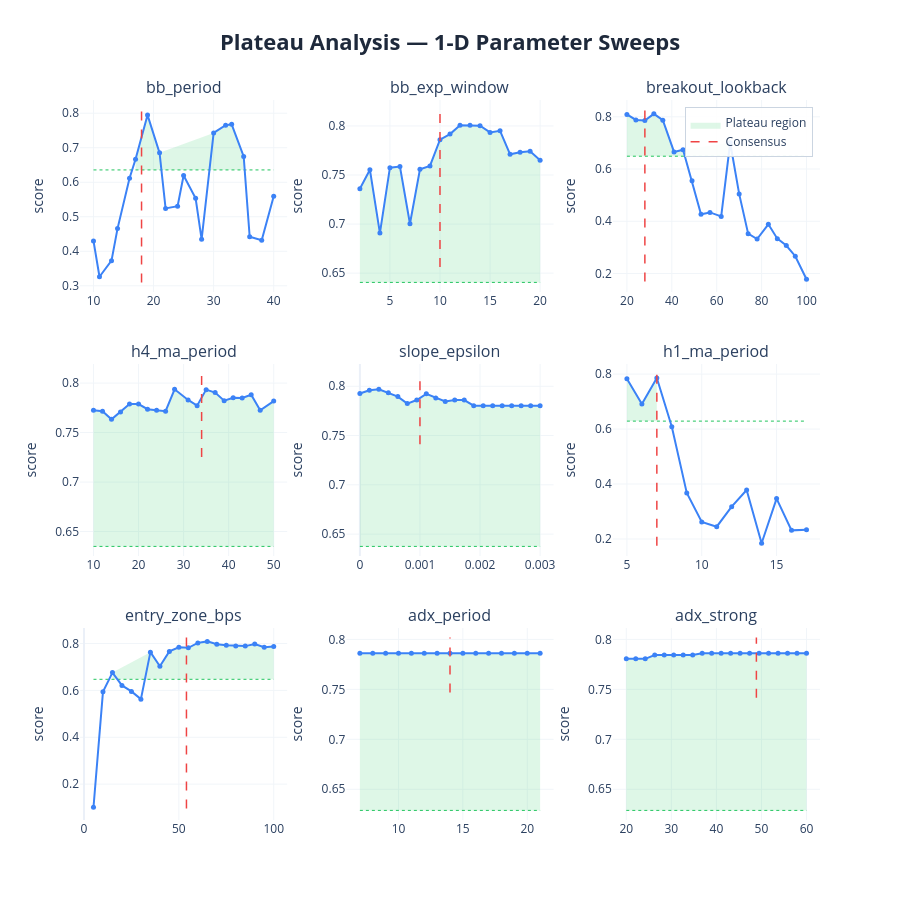

Notebook cell for this chart:
### Markdown cell above
### 1-D sweep charts:
| Element | Meaning | Good | Bad |
|---------|---------|------|-----|
| **Blue curve** | Composite score at each value of the parameter, with all others held at consensus | Flat-topped curve — performance is insensitive to the exact value | Narrow spike — optimizer latched onto one specific value, everything nearby is worse |
| **Red dashed line** | Where the consensus value sits | On the flat top of the curve | On a steep slope or at the edge of a cliff |
| **Green dashed line** | Cutoff at 80% of peak score — the boundary between plateau and non-plateau | Blue curve stays above this line across most of the range | Blue curve dips below it quickly either side of the peak |
| **Green shading** | Plateau region — all values where the score stays within 20% of the peak | Wide green band spanning most of the range (robust) | Thin sliver or no shading at all (fragile/overfit) |

### Code cell
# ── visual sweep curves ───────────────────────────────────────────────────
plot_plateau_analysis(
    sweep_results    = sweep_results,
    consensus_params = results['consensus_params'],
    param_defs       = PARAM_DEFS,
    fixed_params     = FIXED_PARAMS,
    threshold        = 0.20,
    show             = False,
    save_html        = None,
)

### Figure 1 — Plotly figure (JSON) as saved in the notebook; plotly's stock layout.template omitted (floating-point values rounded to 4 significant figures)
{"data": [{"fill": "toself", "fillcolor": "rgba(34, 197, 94, 0.15)", "hoverinfo": "skip", "line": {"color": "rgba(0,0,0,0)"}, "name": "Plateau region", "showlegend": true, "type": "scatter", "x": [17, 19, 21, 30, 32, 33, 35, 35, 33, 32, 30, 21, 19, 17], "xaxis": "x", "y": [0.6669, 0.7946, 0.6852, 0.7429, 0.7652, 0.7677, 0.6748, 0.6357, 0.6357, 0.6357, 0.6357, 0.6357, 0.6357, 0.6357], "yaxis": "y"}, {"hoverinfo": "skip", "line": {"color": "#22c55e", "dash": "dot", "width": 1}, "mode": "lines", "showlegend": false, "type": "scatter", "x": [10, 40], "xaxis": "x", "y": [0.6357, 0.6357], "yaxis": "y"}, {"hovertemplate": "<b>bb_period</b><br>Value: %{x:.4g}<br>Score: %{y:.4f}<br><extra></extra>", "line": {"color": "#3b82f6", "width": 2}, "marker": {"size": 5}, "mode": "lines+markers", "name": "bb_period", "showlegend": false, "type": "scatter", "x": [10, 11, 13, 14, 16, 17, 19, 21, 22, 24, 25, 27, 28, 30, 32, 33, 35, 36, 38, 40], "xaxis": "x", "y": [0.43, 0.3261, 0.3728, 0.4657, 0.6117, 0.6669, 0.7946, 0.6852, 0.5242, 0.5304, 0.6195, 0.5534, 0.4346, 0.7429, 0.7652, 0.7677, 0.6748, 0.4419, 0.4321, 0.5592], "yaxis": "y"}, {"hoverinfo": "skip", "line": {"color": "#ef4444", "dash": "dash", "width": 1.5}, "mode": "lines", "name": "Consensus", "showlegend": true, "type": "scatter", "x": [18, 18], "xaxis": "x", "y": [0.3098, 0.8105], "yaxis": "y"}, {"fill": "toself", "fillcolor": "rgba(34, 197, 94, 0.15)", "hoverinfo": "skip", "line": {"color": "rgba(0,0,0,0)"}, "name": "Plateau region", "showlegend": false, "type": "scatter", "x": [2, 3, 4, 5, 6, 7, 8, 9, 10, 11, 12, 13, 14, 15, 16, 17, 18, 19, 20, 20, 19, 18, 17, 16, 15, 14, 13, 12, 11, 10, 9, 8, 7, 6, 5, 4, 3, 2], "xaxis": "x2", "y": [0.7361, 0.7554, 0.6908, 0.7575, 0.7586, 0.7003, 0.7559, 0.7593, 0.7861, 0.7917, 0.8007, 0.8007, 0.8003, 0.7934, 0.7951, 0.7711, 0.7731, 0.7741, 0.7649, 0.6405, 0.6405, 0.6405, 0.6405, 0.6405, 0.6405, 0.6405, 0.6405, 0.6405, 0.6405, 0.6405, 0.6405, 0.6405, 0.6405, 0.6405, 0.6405, 0.6405, 0.6405, 0.6405], "yaxis": "y2"}, {"hoverinfo": "skip", "line": {"color": "#22c55e", "dash": "dot", "width": 1}, "mode": "lines", "showlegend": false, "type": "scatter", "x": [2, 20], "xaxis": "x2", "y": [0.6405, 0.6405], "yaxis": "y2"}, {"hovertemplate": "<b>bb_exp_window</b><br>Value: %{x:.4g}<br>Score: %{y:.4f}<br><extra></extra>", "line": {"color": "#3b82f6", "width": 2}, "marker": {"size": 5}, "mode": "lines+markers", "name": "bb_exp_window", "showlegend": false, "type": "scatter", "x": [2, 3, 4, 5, 6, 7, 8, 9, 10, 11, 12, 13, 14, 15, 16, 17, 18, 19, 20], "xaxis": "x2", "y": [0.7361, 0.7554, 0.6908, 0.7575, 0.7586, 0.7003, 0.7559, 0.7593, 0.7861, 0.7917, 0.8007, 0.8007, 0.8003, 0.7934, 0.7951, 0.7711, 0.7731, 0.7741, 0.7649], "yaxis": "y2"}, {"hoverinfo": "skip", "line": {"color": "#ef4444", "dash": "dash", "width": 1.5}, "mode": "lines", "name": "Consensus", "showlegend": false, "type": "scatter", "x": [10, 10], "xaxis": "x2", "y": [0.6563, 0.8167], "yaxis": "y2"}, {"fill": "toself", "fillcolor": "rgba(34, 197, 94, 0.15)", "hoverinfo": "skip", "line": {"color": "rgba(0,0,0,0)"}, "name": "Plateau region", "showlegend": false, "type": "scatter", "x": [20, 24, 28, 32, 36, 41, 45, 66, 66, 45, 41, 36, 32, 28, 24, 20], "xaxis": "x3", "y": [0.8091, 0.7881, 0.7861, 0.8113, 0.7872, 0.6654, 0.6741, 0.7007, 0.6491, 0.6491, 0.6491, 0.6491, 0.6491, 0.6491, 0.6491, 0.6491], "yaxis": "y3"}, {"hoverinfo": "skip", "line": {"color": "#22c55e", "dash": "dot", "width": 1}, "mode": "lines", "showlegend": false, "type": "scatter", "x": [20, 100], "xaxis": "x3", "y": [0.6491, 0.6491], "yaxis": "y3"}, {"hovertemplate": "<b>breakout_lookback</b><br>Value: %{x:.4g}<br>Score: %{y:.4f}<br><extra></extra>", "line": {"color": "#3b82f6", "width": 2}, "marker": {"size": 5}, "mode": "lines+markers", "name": "breakout_lookback", "showlegend": false, "type": "scatter", "x": [20, 24, 28, 32, 36, 41, 45, 49, 53, 57, 62, 66, 70, 74, 78, 83, 87, 91, 95, 100], "xaxis": "x3", "y": [0.8091, 0.7881, 0.7861, 0.8113, 0.7872, 0.6654, 0.6741, 0.5553, 0.4267, 0.4338, 0.4184, 0.7007, 0.5048, 0.3525, 0.3321, 0.3882, 0.3333, 0.307, 0.2661, 0.1778], "yaxis": "y3"}, {"hoverinfo": "skip", "line": {"color": "#ef4444", "dash": "dash", "width": 1.5}, "mode": "lines", "name": "Consensus", "showlegend": false, "type": "scatter", "x": [28, 28], "xaxis": "x3", "y": [0.1689, 0.8276], "yaxis": "y3"}, {"fill": "toself", "fillcolor": "rgba(34, 197, 94, 0.15)", "hoverinfo": "skip", "line": {"color": "rgba(0,0,0,0)"}, "name": "Plateau region", "showlegend": false, "type": "scatter", "x": [10, 12, 14, 16, 18, 20, 22, 24, 26, 28, 31, 33, 35, 37, 39, 41, 43, 45, 47, 50, 50, 47, 45, 43, 41, 39, 37, 35, 33, 31, 28, 26, 24, 22, 20, 18, 16, 14, 12, 10], "xaxis": "x4", "y": [0.7726, 0.7715, 0.7634, 0.7708, 0.7788, 0.7788, 0.7736, 0.7726, 0.7716, 0.7937, 0.7829, 0.7772, 0.7934, 0.7904, 0.7822, 0.7852, 0.7849, 0.7882, 0.7724, 0.7818, 0.635, 0.635, 0.635, 0.635, 0.635, 0.635, 0.635, 0.635, 0.635, 0.635, 0.635, 0.635, 0.635, 0.635, 0.635, 0.635, 0.635, 0.635, 0.635, 0.635], "yaxis": "y4"}, {"hoverinfo": "skip", "line": {"color": "#22c55e", "dash": "dot", "width": 1}, "mode": "lines", "showlegend": false, "type": "scatter", "x": [10, 50], "xaxis": "x4", "y": [0.635, 0.635], "yaxis": "y4"}, {"hovertemplate": "<b>h4_ma_period</b><br>Value: %{x:.4g}<br>Score: %{y:.4f}<br><extra></extra>", "line": {"color": "#3b82f6", "width": 2}, "marker": {"size": 5}, "mode": "lines+markers", "name": "h4_ma_period", "showlegend": false, "type": "scatter", "x": [10, 12, 14, 16, 18, 20, 22, 24, 26, 28, 31, 33, 35, 37, 39, 41, 43, 45, 47, 50], "xaxis": "x4", "y": [0.7726, 0.7715, 0.7634, 0.7708, 0.7788, 0.7788, 0.7736, 0.7726, 0.7716, 0.7937, 0.7829, 0.7772, 0.7934, 0.7904, 0.7822, 0.7852, 0.7849, 0.7882, 0.7724, 0.7818], "yaxis": "y4"}, {"hoverinfo": "skip", "line": {"color": "#ef4444", "dash": "dash", "width": 1.5}, "mode": "lines", "name": "Consensus", "showlegend": false, "type": "scatter", "x": [34, 34], "xaxis": "x4", "y": [0.7252, 0.8096], "yaxis": "y4"}, {"fill": "toself", "fillcolor": "rgba(34, 197, 94, 0.15)", "hoverinfo": "skip", "line": {"color": "rgba(0,0,0,0)"}, "name": "Plateau region", "showlegend": false, "type": "scatter", "x": [0.0, 0.0001579, 0.0003158, 0.0004737, 0.0006316, 0.0007895, 0.0009474, 0.001105, 0.001263, 0.001421, 0.001579, 0.001737, 0.001895, 0.002053, 0.002211, 0.002368, 0.002526, 0.002684, 0.002842, 0.003, 0.003, 0.002842, 0.002684, 0.002526, 0.002368, 0.002211, 0.002053, 0.001895, 0.001737, 0.001579, 0.001421, 0.001263, 0.001105, 0.0009474, 0.0007895, 0.0006316, 0.0004737, 0.0003158, 0.0001579, 0.0], "xaxis": "x5", "y": [0.7927, 0.7959, 0.7969, 0.7935, 0.7895, 0.7824, 0.7861, 0.7923, 0.7882, 0.7847, 0.786, 0.786, 0.7803, 0.7803, 0.7803, 0.7803, 0.7803, 0.7803, 0.7803, 0.7803, 0.6375, 0.6375, 0.6375, 0.6375, 0.6375, 0.6375, 0.6375, 0.6375, 0.6375, 0.6375, 0.6375, 0.6375, 0.6375, 0.6375, 0.6375, 0.6375, 0.6375, 0.6375, 0.6375, 0.6375], "yaxis": "y5"}, {"hoverinfo": "skip", "line": {"color": "#22c55e", "dash": "dot", "width": 1}, "mode": "lines", "showlegend": false, "type": "scatter", "x": [0, 0.003], "xaxis": "x5", "y": [0.6375, 0.6375], "yaxis": "y5"}, {"hovertemplate": "<b>slope_epsilon</b><br>Value: %{x:.4g}<br>Score: %{y:.4f}<br><extra></extra>", "line": {"color": "#3b82f6", "width": 2}, "marker": {"size": 5}, "mode": "lines+markers", "name": "slope_epsilon", "showlegend": false, "type": "scatter", "x": [0.0, 0.0001579, 0.0003158, 0.0004737, 0.0006316, 0.0007895, 0.0009474, 0.001105, 0.001263, 0.001421, 0.001579, 0.001737, 0.001895, 0.002053, 0.002211, 0.002368, 0.002526, 0.002684, 0.002842, 0.003], "xaxis": "x5", "y": [0.7927, 0.7959, 0.7969, 0.7935, 0.7895, 0.7824, 0.7861, 0.7923, 0.7882, 0.7847, 0.786, 0.786, 0.7803, 0.7803, 0.7803, 0.7803, 0.7803, 0.7803, 0.7803, 0.7803], "yaxis": "y5"}, {"hoverinfo": "skip", "line": {"color": "#ef4444", "dash": "dash", "width": 1.5}, "mode": "lines", "name": "Consensus", "showlegend": false, "type": "scatter", "x": [0.001, 0.001], "xaxis": "x5", "y": [0.7413, 0.8129], "yaxis": "y5"}, {"fill": "toself", "fillcolor": "rgba(34, 197, 94, 0.15)", "hoverinfo": "skip", "line": {"color": "rgba(0,0,0,0)"}, "name": "Plateau region", "showlegend": false, "type": "scatter", "x": [5, 6, 7, 7, 6, 5], "xaxis": "x6", "y": [0.7827, 0.6912, 0.7861, 0.6289, 0.6289, 0.6289], "yaxis": "y6"}, {"hoverinfo": "skip", "line": {"color": "#22c55e", "dash": "dot", "width": 1}, "mode": "lines", "showlegend": false, "type": "scatter", "x": [5, 17], "xaxis": "x6", "y": [0.6289, 0.6289], "yaxis": "y6"}, {"hovertemplate": "<b>h1_ma_period</b><br>Value: %{x:.4g}<br>Score: %{y:.4f}<br><extra></extra>", "line": {"color": "#3b82f6", "width": 2}, "marker": {"size": 5}, "mode": "lines+markers", "name": "h1_ma_period", "showlegend": false, "type": "scatter", "x": [5, 6, 7, 8, 9, 10, 11, 12, 13, 14, 15, 16, 17], "xaxis": "x6", "y": [0.7827, 0.6912, 0.7861, 0.6081, 0.3674, 0.2619, 0.2446, 0.3175, 0.3783, 0.1843, 0.347, 0.2314, 0.2334], "yaxis": "y6"}, {"hoverinfo": "skip", "line": {"color": "#ef4444", "dash": "dash", "width": 1.5}, "mode": "lines", "name": "Consensus", "showlegend": false, "type": "scatter", "x": [7, 7], "xaxis": "x6", "y": [0.1751, 0.8018], "yaxis": "y6"}, {"fill": "toself", "fillcolor": "rgba(34, 197, 94, 0.15)", "hoverinfo": "skip", "line": {"color": "rgba(0,0,0,0)"}, "name": "Plateau region", "showlegend": false, "type": "scatter", "x": [15, 35, 40, 45, 50, 55, 60, 65, 70, 75, 80, 85, 90, 95, 100, 100, 95, 90, 85, 80, 75, 70, 65, 60, 55, 50, 45, 40, 35, 15], "xaxis": "x7", "y": [0.6761, 0.7632, 0.7028, 0.7663, 0.7838, 0.7815, 0.8027, 0.8091, 0.7972, 0.7926, 0.7896, 0.7889, 0.7974, 0.7843, 0.7869, 0.6472, 0.6472, 0.6472, 0.6472, 0.6472, 0.6472, 0.6472, 0.6472, 0.6472, 0.6472, 0.6472, 0.6472, 0.6472, 0.6472, 0.6472], "yaxis": "y7"}, {"hoverinfo": "skip", "line": {"color": "#22c55e", "dash": "dot", "width": 1}, "mode": "lines", "showlegend": false, "type": "scatter", "x": [5, 100], "xaxis": "x7", "y": [0.6472, 0.6472], "yaxis": "y7"}, {"hovertemplate": "<b>entry_zone_bps</b><br>Value: %{x:.4g}<br>Score: %{y:.4f}<br><extra></extra>", "line": {"color": "#3b82f6", "width": 2}, "marker": {"size": 5}, "mode": "lines+markers", "name": "entry_zone_bps", "showlegend": false, "type": "scatter", "x": [5, 10, 15, 20, 25, 30, 35, 40, 45, 50, 55, 60, 65, 70, 75, 80, 85, 90, 95, 100], "xaxis": "x7", "y": [0.1012, 0.5938, 0.6761, 0.6212, 0.5957, 0.5627, 0.7632, 0.7028, 0.7663, 0.7838, 0.7815, 0.8027, 0.8091, 0.7972, 0.7926, 0.7896, 0.7889, 0.7974, 0.7843, 0.7869], "yaxis": "y7"}, {"hoverinfo": "skip", "line": {"color": "#ef4444", "dash": "dash", "width": 1.5}, "mode": "lines", "name": "Consensus", "showlegend": false, "type": "scatter", "x": [54, 54], "xaxis": "x7", "y": [0.09618, 0.8252], "yaxis": "y7"}, {"fill": "toself", "fillcolor": "rgba(34, 197, 94, 0.15)", "hoverinfo": "skip", "line": {"color": "rgba(0,0,0,0)"}, "name": "Plateau region", "showlegend": false, "type": "scatter", "x": [7, 8, 9, 10, 11, 12, 13, 14, 15, 16, 17, 18, 19, 20, 21, 21, 20, 19, 18, 17, 16, 15, 14, 13, 12, 11, 10, 9, 8, 7], "xaxis": "x8", "y": [0.7861, 0.7861, 0.7861, 0.7861, 0.7861, 0.7861, 0.7861, 0.7861, 0.7861, 0.7861, 0.7861, 0.7861, 0.7861, 0.7861, 0.7861, 0.6289, 0.6289, 0.6289, 0.6289, 0.6289, 0.6289, 0.6289, 0.6289, 0.6289, 0.6289, 0.6289, 0.6289, 0.6289, 0.6289, 0.6289], "yaxis": "y8"}, {"hoverinfo": "skip", "line": {"color": "#22c55e", "dash": "dot", "width": 1}, "mode": "lines", "showlegend": false, "type": "scatter", "x": [7, 21], "xaxis": "x8", "y": [0.6289, 0.6289], "yaxis": "y8"}, {"hovertemplate": "<b>adx_period</b><br>Value: %{x:.4g}<br>Score: %{y:.4f}<br><extra></extra>", "line": {"color": "#3b82f6", "width": 2}, "marker": {"size": 5}, "mode": "lines+markers", "name": "adx_period", "showlegend": false, "type": "scatter", "x": [7, 8, 9, 10, 11, 12, 13, 14, 15, 16, 17, 18, 19, 20, 21], "xaxis": "x8", "y": [0.7861, 0.7861, 0.7861, 0.7861, 0.7861, 0.7861, 0.7861, 0.7861, 0.7861, 0.7861, 0.7861, 0.7861, 0.7861, 0.7861, 0.7861], "yaxis": "y8"}, {"hoverinfo": "skip", "line": {"color": "#ef4444", "dash": "dash", "width": 1.5}, "mode": "lines", "name": "Consensus", "showlegend": false, "type": "scatter", "x": [14, 14], "xaxis": "x8", "y": [0.7468, 0.8018], "yaxis": "y8"}, {"fill": "toself", "fillcolor": "rgba(34, 197, 94, 0.15)", "hoverinfo": "skip", "line": {"color": "rgba(0,0,0,0)"}, "name": "Plateau region", "showlegend": false, "type": "scatter", "x": [20.0, 22.11, 24.21, 26.32, 28.42, 30.53, 32.63, 34.74, 36.84, 38.95, 41.05, 43.16, 45.26, 47.37, 49.47, 51.58, 53.68, 55.79, 57.89, 60.0, 60.0, 57.89, 55.79, 53.68, 51.58, 49.47, 47.37, 45.26, 43.16, 41.05, 38.95, 36.84, 34.74, 32.63, 30.53, 28.42, 26.32, 24.21, 22.11, 20.0], "xaxis": "x9", "y": [0.7806, 0.7806, 0.7806, 0.7844, 0.7844, 0.7844, 0.7844, 0.7844, 0.7861, 0.7861, 0.7861, 0.7861, 0.7861, 0.7861, 0.7861, 0.7861, 0.7861, 0.7861, 0.7861, 0.7861, 0.6289, 0.6289, 0.6289, 0.6289, 0.6289, 0.6289, 0.6289, 0.6289, 0.6289, 0.6289, 0.6289, 0.6289, 0.6289, 0.6289, 0.6289, 0.6289, 0.6289, 0.6289, 0.6289, 0.6289], "yaxis": "y9"}, {"hoverinfo": "skip", "line": {"color": "#22c55e", "dash": "dot", "width": 1}, "mode": "lines", "showlegend": false, "type": "scatter", "x": [20, 60], "xaxis": "x9", "y": [0.6289, 0.6289], "yaxis": "y9"}, {"hovertemplate": "<b>adx_strong</b><br>Value: %{x:.4g}<br>Score: %{y:.4f}<br><extra></extra>", "line": {"color": "#3b82f6", "width": 2}, "marker": {"size": 5}, "mode": "lines+markers", "name": "adx_strong", "showlegend": false, "type": "scatter", "x": [20.0, 22.11, 24.21, 26.32, 28.42, 30.53, 32.63, 34.74, 36.84, 38.95, 41.05, 43.16, 45.26, 47.37, 49.47, 51.58, 53.68, 55.79, 57.89, 60.0], "xaxis": "x9", "y": [0.7806, 0.7806, 0.7806, 0.7844, 0.7844, 0.7844, 0.7844, 0.7844, 0.7861, 0.7861, 0.7861, 0.7861, 0.7861, 0.7861, 0.7861, 0.7861, 0.7861, 0.7861, 0.7861, 0.7861], "yaxis": "y9"}, {"hoverinfo": "skip", "line": {"color": "#ef4444", "dash": "dash", "width": 1.5}, "mode": "lines", "name": "Consensus", "showlegend": false, "type": "scatter", "x": [48.87, 48.87], "xaxis": "x9", "y": [0.7415, 0.8018], "yaxis": "y9"}], "layout": {"annotations": [{"font": {"size": 16}, "showarrow": false, "text": "bb_period", "x": 0.14, "xanchor": "center", "xref": "paper", "y": 1, "yanchor": "bottom", "yref": "paper"}, {"font": {"size": 16}, "showarrow": false, "text": "bb_exp_window", "x": 0.5, "xanchor": "center", "xref": "paper", "y": 1, "yanchor": "bottom", "yref": "paper"}, {"font": {"size": 16}, "showarrow": false, "text": "breakout_lookback", "x": 0.86, "xanchor": "center", "xref": "paper", "y": 1, "yanchor": "bottom", "yref": "paper"}, {"font": {"size": 16}, "showarrow": false, "text": "h4_ma_period", "x": 0.14, "xanchor": "center", "xref": "paper", "y": 0.6333, "yanchor": "bottom", "yref": "paper"}, {"font": {"size": 16}, "showarrow": false, "text": "slope_epsilon", "x": 0.5, "xanchor": "center", "xref": "paper", "y": 0.6333, "yanchor": "bottom", "yref": "paper"}, {"font": {"size": 16}, "showarrow": false, "text": "h1_ma_period", "x": 0.86, "xanchor": "center", "xref": "paper", "y": 0.6333, "yanchor": "bottom", "yref": "paper"}, {"font": {"size": 16}, "showarrow": false, "text": "entry_zone_bps", "x": 0.14, "xanchor": "center", "xref": "paper", "y": 0.2667, "yanchor": "bottom", "yref": "paper"}, {"font": {"size": 16}, "showarrow": false, "text": "adx_period", "x": 0.5, "xanchor": "center", "xref": "paper", "y": 0.2667, "yanchor": "bottom", "yref": "paper"}, {"font": {"size": 16}, "showarrow": false, "text": "adx_strong", "x": 0.86, "xanchor": "center", "xref": "paper", "y": 0.2667, "yanchor": "bottom", "yref": "paper"}], "height": 900, "legend": {"bgcolor": "rgba(255, 255, 255, 0.9)", "bordercolor": "#cbd5e1", "borderwidth": 1, "x": 0.99, "xanchor": "right", "y": 0.99, "yanchor": "top"}, "title": {"font": {"color": "#1E293B", "size": 22}, "text": "<b>Plateau Analysis — 1-D Parameter Sweeps</b>", "x": 0.5, "xanchor": "center"}, "xaxis": {"anchor": "y", "domain": [0, 0.28], "gridcolor": "#f1f5f9", "gridwidth": 1, "showgrid": true}, "xaxis2": {"anchor": "y2", "domain": [0.36, 0.64], "gridcolor": "#f1f5f9", "gridwidth": 1, "showgrid": true}, "xaxis3": {"anchor": "y3", "domain": [0.72, 1], "gridcolor": "#f1f5f9", "gridwidth": 1, "showgrid": true}, "xaxis4": {"anchor": "y4", "domain": [0, 0.28], "gridcolor": "#f1f5f9", "gridwidth": 1, "showgrid": true}, "xaxis5": {"anchor": "y5", "domain": [0.36, 0.64], "gridcolor": "#f1f5f9", "gridwidth": 1, "showgrid": true}, "xaxis6": {"anchor": "y6", "domain": [0.72, 1], "gridcolor": "#f1f5f9", "gridwidth": 1, "showgrid": true}, "xaxis7": {"anchor": "y7", "domain": [0, 0.28], "gridcolor": "#f1f5f9", "gridwidth": 1, "showgrid": true}, "xaxis8": {"anchor": "y8", "domain": [0.36, 0.64], "gridcolor": "#f1f5f9", "gridwidth": 1, "showgrid": true}, "xaxis9": {"anchor": "y9", "domain": [0.72, 1], "gridcolor": "#f1f5f9", "gridwidth": 1, "showgrid": true}, "yaxis": {"anchor": "x", "domain": [0.7333, 1], "gridcolor": "#f1f5f9", "gridwidth": 1, "showgrid": true, "title": {"text": "score"}}, "yaxis2": {"anchor": "x2", "domain": [0.7333, 1], "gridcolor": "#f1f5f9", "gridwidth": 1, "showgrid": true, "title": {"text": "score"}}, "yaxis3": {"anchor": "x3", "domain": [0.7333, 1], "gridcolor": "#f1f5f9", "gridwidth": 1, "showgrid": true, "title": {"text": "score"}}, "yaxis4": {"anchor": "x4", "domain": [0.3667, 0.6333], "gridcolor": "#f1f5f9", "gridwidth": 1, "showgrid": true, "title": {"text": "score"}}, "yaxis5": {"anchor": "x5", "domain": [0.3667, 0.6333], "gridcolor": "#f1f5f9", "gridwidth": 1, "showgrid": true, "title": {"text": "score"}}, "yaxis6": {"anchor": "x6", "domain": [0.3667, 0.6333], "gridcolor": "#f1f5f9", "gridwidth": 1, "showgrid": true, "title": {"text": "score"}}, "yaxis7": {"anchor": "x7", "domain": [0, 0.2667], "gridcolor": "#f1f5f9", "gridwidth": 1, "showgrid": true, "title": {"text": "score"}}, "yaxis8": {"anchor": "x8", "domain": [0, 0.2667], "gridcolor": "#f1f5f9", "gridwidth": 1, "showgrid": true, "title": {"text": "score"}}, "yaxis9": {"anchor": "x9", "domain": [0, 0.2667], "gridcolor": "#f1f5f9", "gridwidth": 1, "showgrid": true, "title": {"text": "score"}}}}
